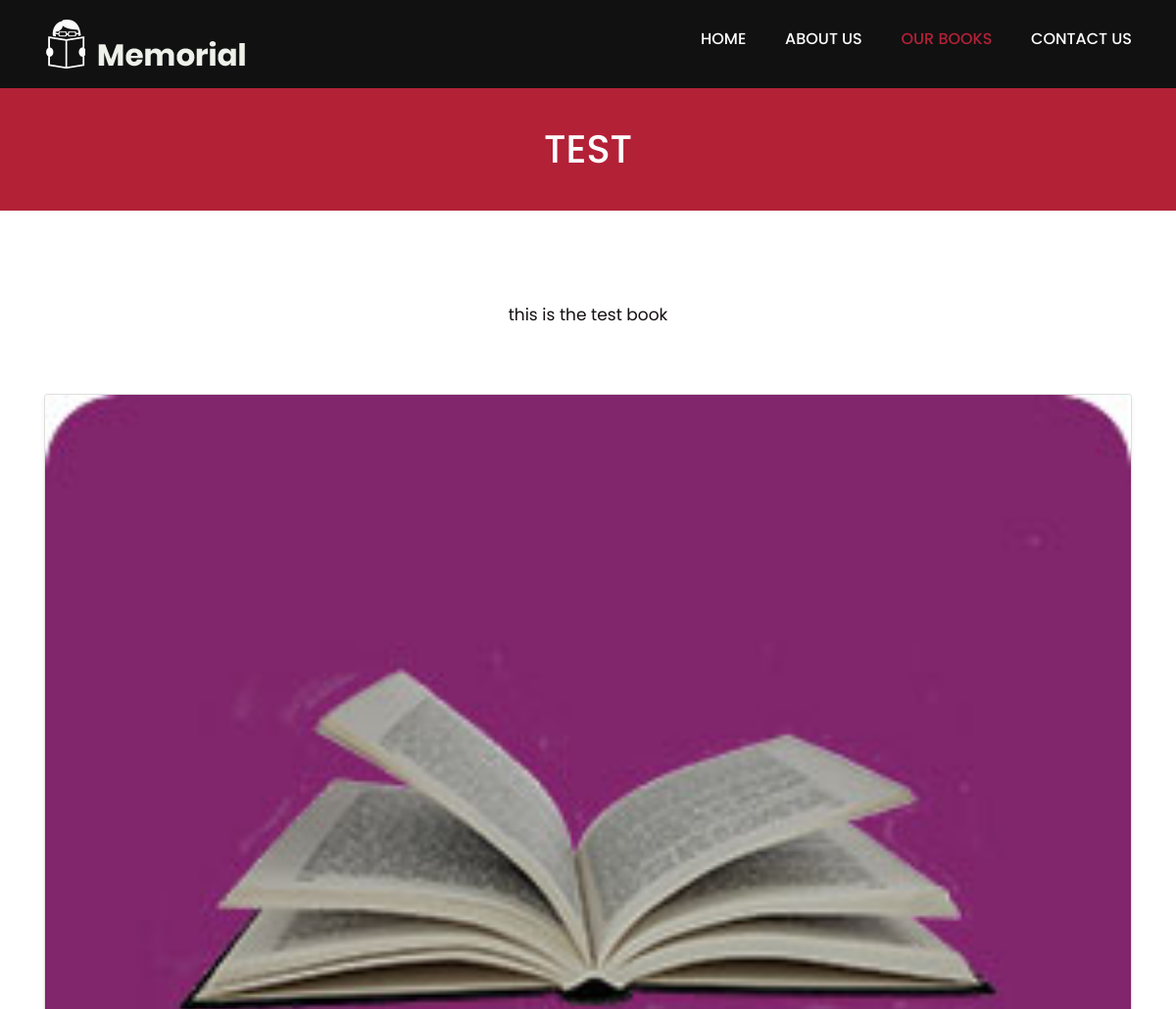
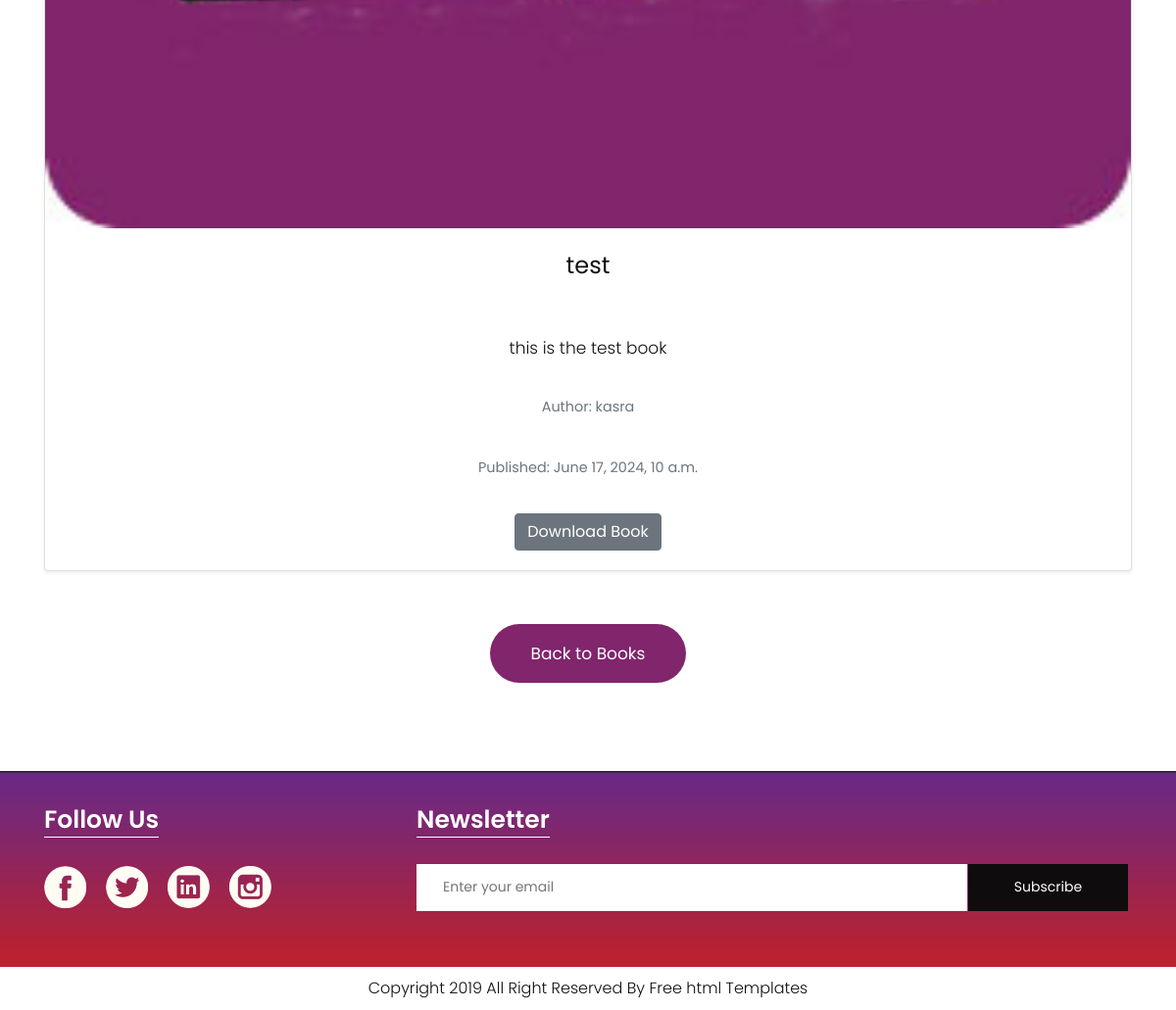
/books/1/, run on an earlier commit of the app's database (2 pictures, top to bottom).
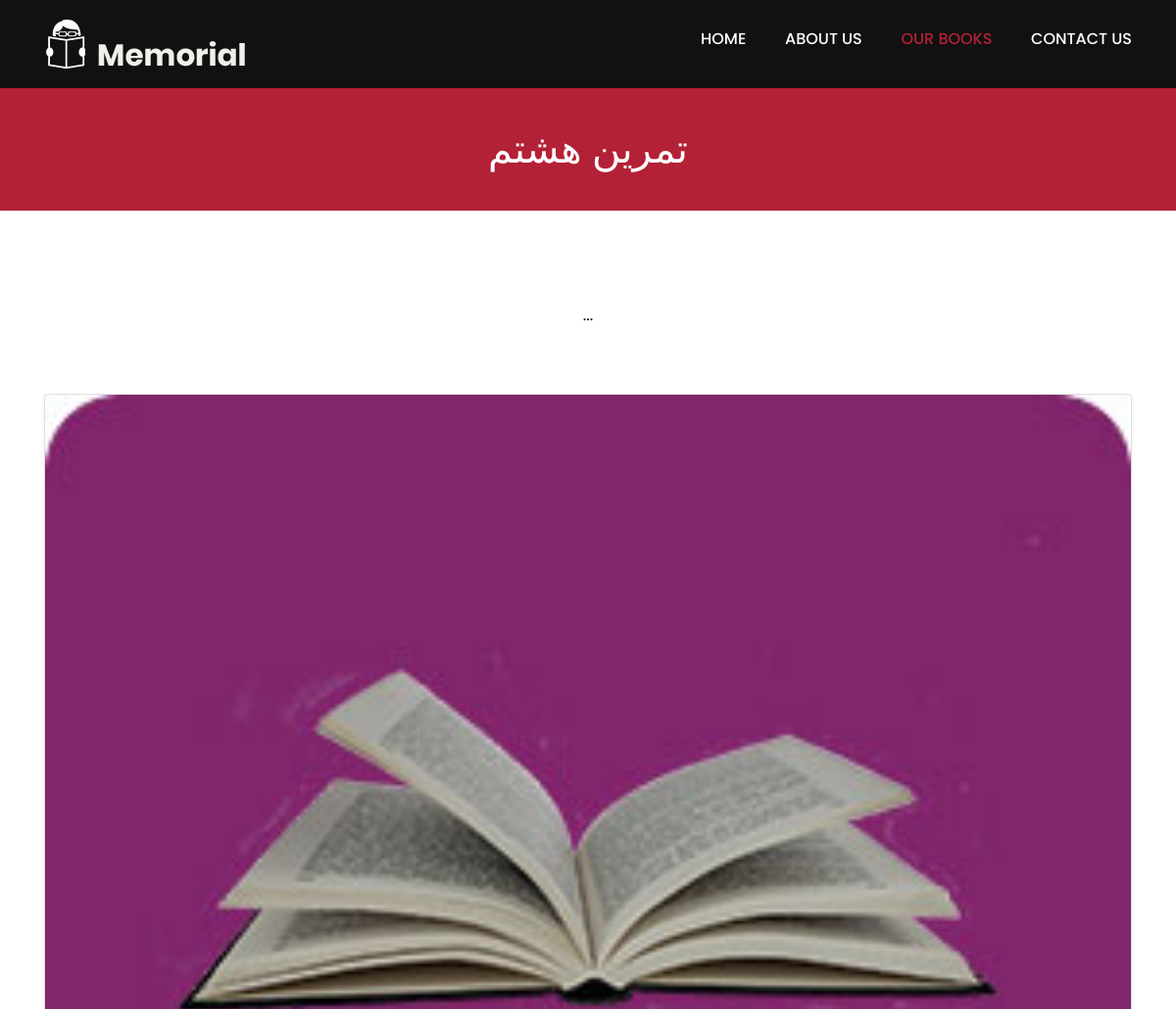
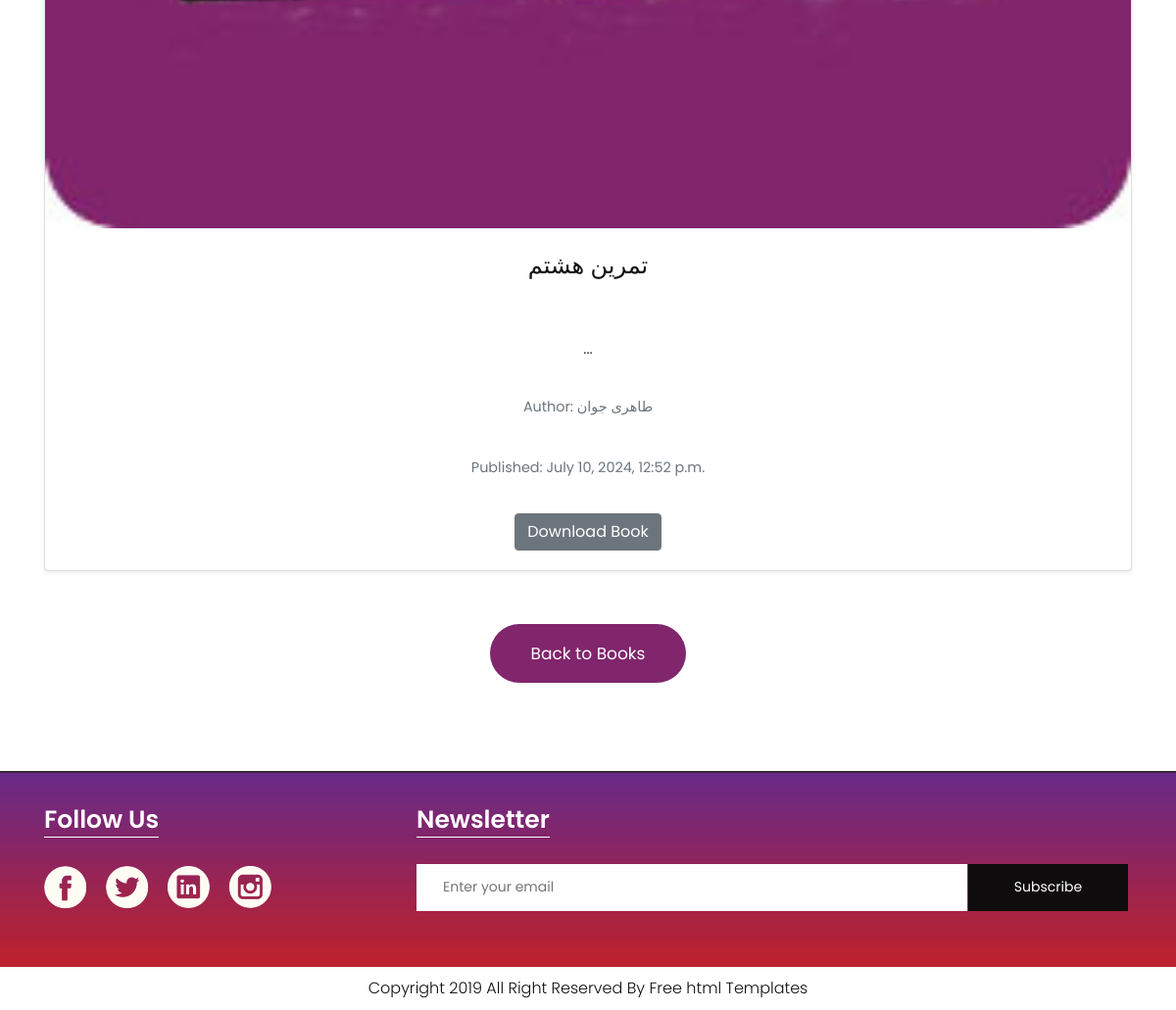
And on a later commit of the database (2 pictures, top to bottom).
### library/models.py (models this page shows, shortened)
class Book(models.Model):
    title = models.CharField(max_length=100)
    author = models.CharField(max_length=100)
    pub_date = models.DateTimeField('date published')
    description = models.TextField()
    likes = models.IntegerField(default=0)
    comments = models.IntegerField(default=0)
    pdf_file = models.FileField(upload_to='books/pdfs/', default='books/pdfs/mml-book.pdf')

### library/views.py (the view)
# urls.py: path('books/<int:pk>/', views.book_detail, name='book_detail')
def book_detail(request, pk):
    book = get_object_or_404(Book, pk=pk)
    return render(request, 'book_detail.html', {'book': book})

### templates/book_detail.html (shortened to what the changed rows need)
{% load static %}
<!DOCTYPE html>
<html lang="en">
<head>
    <link rel="stylesheet" href="{% static 'css/bootstrap.min.css' %}">
    <link rel="stylesheet" href="{% static 'css/style.css' %}">
    <link rel="stylesheet" href="{% static 'css/responsive.css' %}">
    <link rel="stylesheet" href="{% static 'css/jquery.mCustomScrollbar.min.css' %}">
</head>
<body class="main-layout Books-bg">
    <div class="about-bg">
        <div class="container">
            <div class="row">
                <div class="col-xl-12 col-lg-12 col-md-12 col-sm-12">
                    <div class="abouttitle">
                        <h2>{{ book.title }}</h2>
                    </div>
                </div>
            </div>
        </div>
    </div>
    <div class="Books">
        <div class="container">
            <div class="row">
                <div class="col-md-10 offset-md-1">
                    <div class="titlepage">
                        <span>{{ book.description }}</span>
                    </div>
                </div>
            </div>
            <div class="row">
                <div class="col-md-12">
                    <div class="card mb-4 shadow-sm">
                        <div class="card-body">
                            <h1 class="card-title" style="text-align: center;">{{ book.title }}</h1>
                            <p class="card-text">{{ book.description }}</p>
                            <h3 class="card-text" style="text-align: center;"><small class="text-muted">Author: {{ book.author }}</small></h3><br>
                            <h3 class="card-text" style="text-align: center;"><small class="text-muted">Published: {{ book.pub_date }}</small></h3><br>
                            <div style="text-align: center;">
                                 <a href="{{ book.file.url }}"  class="btn btn-secondary" download>Download Book</a>
                            </div>
                        </div>
                    </div>
                </div>
            </div>
        </div>
    </div>
</body>
</html>

What changed in the data, as far as the page shows it:
changed Book: title "TEST" → "تمرین هشتم"; description "this is the test book" → "..."; title "test" → "تمرین هشتم"; author "kasra" → "طاهری جوان"; pub_date "June 17, 2024, 10 a.m." → "July 10, 2024, 12:52 p.m."
